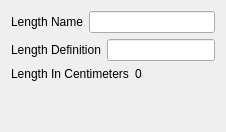
     <widget class="QWidget" name="tab_7">
      <attribute name="icon">
       <iconset resource="../../icon/resource.qrc">
        <normaloff>:/images/tabwidget/length.png</normaloff>:/images/tabwidget/length.png</iconset>
      </attribute>
      <attribute name="title">
       <string/>
      </attribute>
      <layout class="QVBoxLayout" name="verticalLayout_14">
       <item>
        <layout class="QHBoxLayout" name="horizontalLayout_18">
         <item>
          <widget class="QLabel" name="label_14">
           <property name="text">
            <string>Length Name</string>
           </property>
          </widget>
         </item>
         <item>
          <widget class="QLineEdit" name="lineEdit_2"/>
         </item>
        </layout>
       </item>
       <item>
        <layout class="QHBoxLayout" name="horizontalLayout_19">
         <item>
          <widget class="QLabel" name="label_15">
           <property name="text">
            <string>Length Definition</string>
           </property>
          </widget>
         </item>
         <item>
          <widget class="QLineEdit" name="lineEdit_3"/>
         </item>
        </layout>
       </item>
       <item>
        <layout class="QHBoxLayout" name="horizontalLayout_20">
         <item>
          <widget class="QLabel" name="label_16">
           <property name="text">
            <string>Length In Centimeters</string>
           </property>
          </widget>
         </item>
         <item>
          <widget class="QLabel" name="label_17">
           <property name="text">
            <string>0</string>
           </property>
          </widget>
         </item>
        </layout>
       </item>
       <item>
        <spacer name="verticalSpacer_5">
         <property name="orientation">
          <enum>Qt::Vertical</enum>
         </property>
         <property name="sizeHint" stdset="0">
          <size>
           <width>20</width>
           <height>40</height>
          </size>
         </property>
        </spacer>
       </item>
      </layout>
     </widget>
